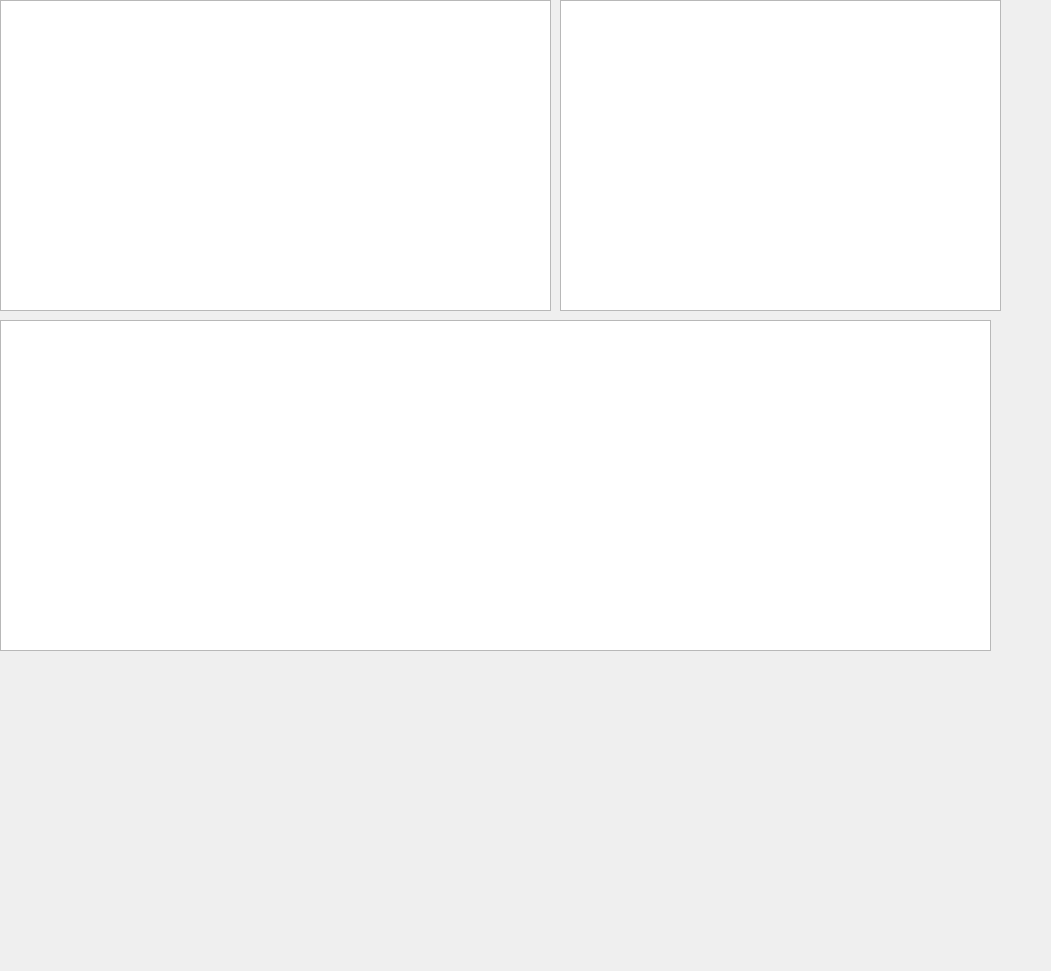
<?xml version="1.0" encoding="UTF-8"?>
<ui version="4.0">
 <class>DbForm</class>
 <widget class="QWidget" name="DbForm">
  <property name="geometry">
   <rect>
    <x>0</x>
    <y>0</y>
    <width>1051</width>
    <height>971</height>
   </rect>
  </property>
  <property name="windowTitle">
   <string>Form</string>
  </property>
  <widget class="QTableWidget" name="dbTableWidget">
   <property name="geometry">
    <rect>
     <x>0</x>
     <y>0</y>
     <width>551</width>
     <height>311</height>
    </rect>
   </property>
  </widget>
  <widget class="QTableWidget" name="dbBorderDicomTable">
   <property name="geometry">
    <rect>
     <x>0</x>
     <y>320</y>
     <width>991</width>
     <height>331</height>
    </rect>
   </property>
  </widget>
  <widget class="SceneZoom" name="dbGraphicsView">
   <property name="geometry">
    <rect>
     <x>560</x>
     <y>0</y>
     <width>441</width>
     <height>311</height>
    </rect>
   </property>
  </widget>
 </widget>
 <customwidgets>
  <customwidget>
   <class>SceneZoom</class>
   <extends>QGraphicsView</extends>
   <header location="global">scenezoom.h</header>
  </customwidget>
 </customwidgets>
 <resources/>
 <connections/>
</ui>
